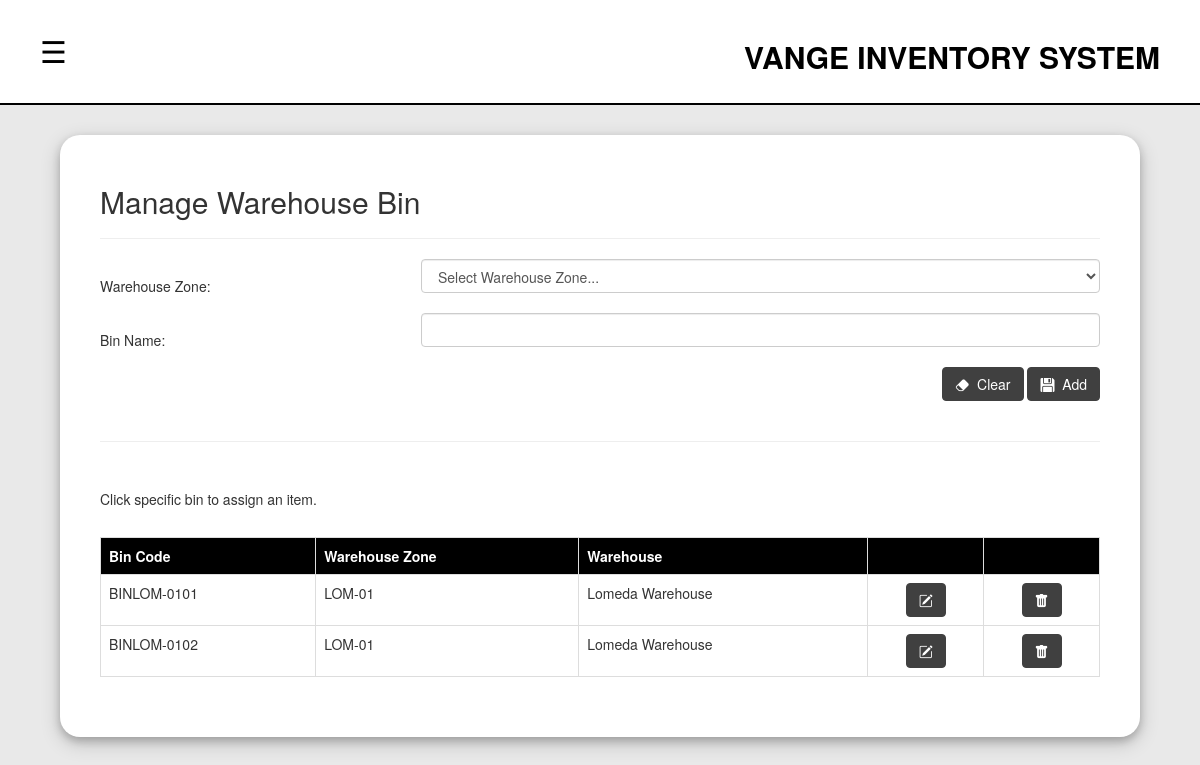
The app's page /warehouse_bin.php (signed in) with its own data.
### tables this page shows
CREATE TABLE `warehouses` (
  `id` int(11) NOT NULL,
  `name` varchar(100) DEFAULT NULL,
  `location` text DEFAULT NULL
);

CREATE TABLE `warehouse_bins` (
  `id` int(11) NOT NULL,
  `zone_id` int(11) DEFAULT NULL,
  `bin_code` varchar(50) DEFAULT NULL
);

CREATE TABLE `warehouse_zones` (
  `id` int(11) NOT NULL,
  `warehouse_id` int(11) DEFAULT NULL,
  `zone_name` varchar(100) DEFAULT NULL
);

### warehouse_bin.php (the view, shortened to what this page needs)
<?php
    include("navbar.php");
    $bin_code="";
?>
<!DOCTYPE html>
<html lang="en">
<head>
</head>
<body>
<div class="content_container">
        <div class="row">
            <div class="col-lg-12">
            <h2>Manage Warehouse Bin</h2><hr>
                <form action="warehouse_bin.php" method="get">
                    <table width="100%">
                        <tr>
                            <td>Warehouse Zone: <br></td>
                            <td>
                                <select name="slct_zone" id="slct_zone" class="txt_input form-control">
                                    <option value="">Select Warehouse Zone...</option>
                                </select><br>
                            </td>
                        </tr>
                        <tr>
                            <td>Bin Name: <br></td>
                            <td><input type="text" name="txt_bin_code" id="txt_bin_code" class="txt_input form-control" value='<?php echo $bin_code?>'> <br></td>
                        </tr>
                        <tr>
                            <td colspan="2" style="text-align: right">
                            <?php
                                    if(isset($_GET["edit_bin_id"])){
                                        echo "
                                        <input type='hidden' name='txt_bin_id' value='$_GET[edit_bin_id]'>
                                        <button type='button' class='btn btn-danger' id='btn_cancel'><i class='bi bi-x-lg'></i> &nbsp;Cancel</button>
                                        <button type='submit' class='btn btn-success'><i class='bi bi-floppy-fill'></i> &nbsp;Update</button>
                                        ";
                                    }else{
                                        echo "
                                        <button type='button' class='btn btn-danger btn_clear'> <i class='bi bi-eraser-fill'></i> &nbsp;Clear</button>
                                        <button type='submit' class='btn btn-success'><i class='bi bi-floppy-fill'></i> &nbsp;Add</button>
                                        ";
                                    }
                                ?>
                            </td>
                        </tr>
                    </table>
                </form>
            </div>
        </div>
        <br><hr><br>
        <h5>Click specific bin to assign an item.</h5><br>
        <div class="record_table">
        <table width="100%" class="table table-bordered bin_table">
            <tr>
                <th>Bin Code</th>
                <th>Warehouse Zone</th>
                <th>Warehouse</th>
                <th></th>
                <th></th>
            </tr>
            <?php
                $result=$conn->query("select warehouses.name as warehouse_name, warehouse_zones.zone_name, warehouse_bins.id, warehouse_bins.bin_code from warehouses, warehouse_bins, warehouse_zones where warehouse_bins.zone_id = warehouse_zones.id and warehouse_zones.warehouse_id = warehouses.id");
                while($row = $result->fetch_assoc()){
                    echo "<tr class='i_bin_row' bin_id='$row[id]'>
                        <td>$row[bin_code]</td>
                        <td>$row[zone_name]</td>
                        <td>$row[warehouse_name]</td>
                        <td><center><button type='button' class='btn btn-warning btn_edit' bin_id='$row[id]'><i class='bi bi-pencil-square'></i></button></center></td>
                        <td><center><button type='button' class='btn btn-danger btn_del' bin_id='$row[id]'><i class='bi bi-trash-fill'></i></button></center></td>
                    </tr>";
                }
            ?>
        </table>
        </div>
    </div>
</body>
</html>

### style.css (style rules this page uses)
body { overflow-x: hidden; background-color: rgb(233, 233, 233); }
.table-bordered tr th { background-color: black; color: white; }
.content_container { padding: 40px; padding-top: 30px; width: 100%; box-shadow: 0 4px 8px 0 rgba(0, 0, 0, 0.2), 0 6px 20px 0 rgba(0, 0, 0, 0.19); width: 90%; margin: 0 auto; margin-top: 30px; margin-bottom: 30px; border-radius: 20px; background-color: white; }
.all_products, .record_table { overflow-x: auto; }
.btn { background-color: rgb(64, 64, 64); border-color: rgb(64, 64, 64); color: white; transition: 0.5s ease }

### records on screen
warehouses: warehouse_bins.bin_code "BINLOM-0101", warehouse_zones.zone_name "LOM-01", name "Lomeda Warehouse", warehouse_bins.bin_code "BINLOM-0102"
